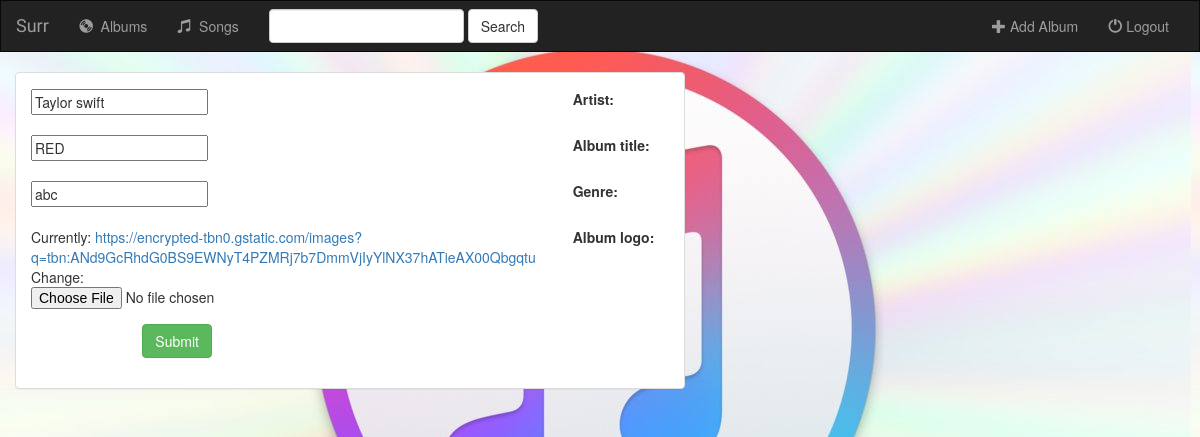
The page /music/album/1/ on the database as committed earlier.
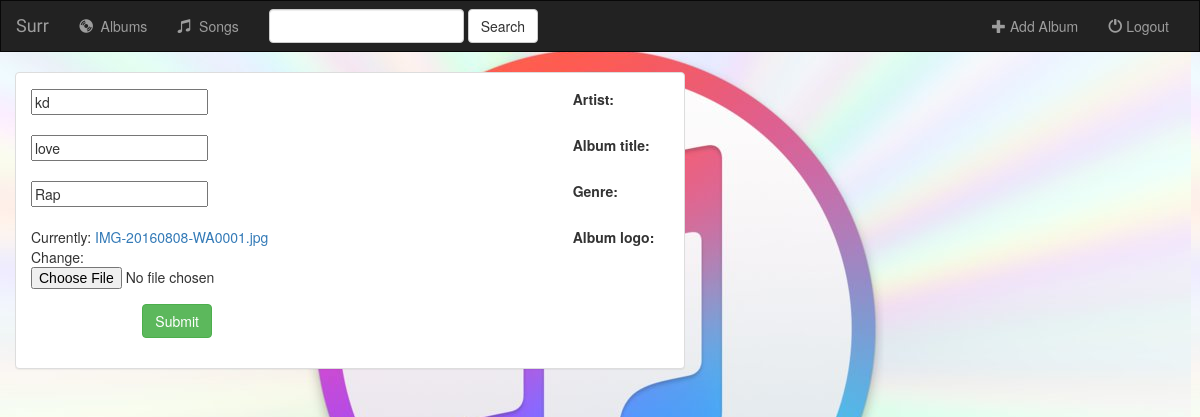
The same page on the database as committed later.
### music/models.py (models this page shows, shortened)
class Album(models.Model):
    artist=models.CharField(max_length=250)
    album_title=models.CharField(max_length=200)
    genre=models.CharField(max_length=100)
    album_logo=models.FileField()

### music/views.py (the view)
# urls.py: url(r'album/(?P<pk>[0-9]+)/$' ,views.AlbumUpdate.as_view(), name='album-update'),
class AlbumUpdate(UpdateView):
    model = Album
    fields = ['artist','album_title','genre','album_logo']

### music/templates/music/album_form.html (shortened to what this page needs)
{% extends 'music/base.html' %}
{% block body %}
    <div class="container-fluid">
    <div class="row">
        <div class="col-sm-12 col-md-7">
            <div class="panel panel-default">
                <div class="panel-body">
                    <form class="form-horizontal" action="" method="post" enctype="multipart/form-data">
                        {% include 'music/form-template.html' %}
                        <div class="form-group">
                            <div class="col-sm-offset-2 col-sm-10">
                                <button type="submit" class="btn btn-success">Submit</button>
                            </div>
                        </div>
                    </form>
                </div>
            </div>
        </div>
    </div>
    </div>
{% endblock %}

### music/templates/music/base.html (shortened to what this page needs)
<!DOCTYPE html>
<html lang="en">
<head>
    {% load staticfiles %}
<link rel="stylesheet" href="https://stackpath.bootstrapcdn.com/bootstrap/3.3.7/css/bootstrap.min.css" >
<link rel="stylesheet" type="text/css" href="{% static 'music/style.css' %}"/>
</head>
<body>
  <nav class ="navbar navbar-inverse">
   <div class="container-fluid">
<div class="navbar-header">
    <a class="navbar-brand" href="{% url 'music:index' %}">Surr</a>
</div>
<div class="collapse navbar-collapse">
    <ul class="nav navbar-nav">
        <li class="">
            <a href="{% url 'music:index' %}">
                <span class="glyphicon glyphicon-cd" aria-hidden="true"></span>&nbsp;
                Albums
            </a>
        </li>
        <li class="">
            <a href="{% url 'music:index' %}">
                <span class="glyphicon glyphicon-music" aria-hidden="true"></span>&nbsp;
                Songs
            </a>
        </li>
    </ul>
    <form class="navbar-form navbar-left" role="search" method="get" action="#">
        <div class="form-group">
        <input type="text" class="form-control" name="q" value="">
       </div>
        <button type="submit" class="btn btn-default"> Search</button>
    </form>
    <ul class="nav navbar-nav navbar-right">
        <li class="">
            <a href="{% url 'music:album-add' %}">
                <span class="glyphicon glyphicon-plus" aria-hidden="true"></span>&nbsp;Add Album
            </a>
        </li>
         <li class="">
            <a href="#">
                <span class="glyphicon glyphicon-off" aria-hidden="true"></span>&nbsp;Logout
            </a>
        </li>
    </ul>
</div>
   </div>
</nav>
{% block body %}
{% endblock %}
</body>
</html>

### music/templates/music/form-template.html (shortened to what this page needs)
{% for field in form %}
   <div class="form-group">
       <div class="col-sm-offset-2 col-sm-10">
       </div>
       <label classs="control-label col-sm-2">{{ field.label_tag }}</label>
       <div class="col-sm-10">{{ field }}</div>
   </div>
{% endfor %}

### music/static/music/style.css (style rules this page uses)
body { background: white url("images/background.jpg"); }
.navbar { border-radius: 0; }
.navbar-brand { font-family: 'Satisfy', cursive; }

Rows that differ between the two databases and show on the page:
changed Album: artist "Taylor swift" → "kd"; album_title "RED" → "love"; genre "abc" → "Rap"
Other text that changed with them:
text no longer shown: "Currently: https://encrypted-tbn0.gstatic.com/images?q=tbn:ANd9GcRhdG0BS9EWNyT4PZMRj7b7DmmVjIyYlNX37hATieAX00Qbgqtu Change:"
text now shown: "Currently: IMG-20160808-WA0001.jpg Change:"
